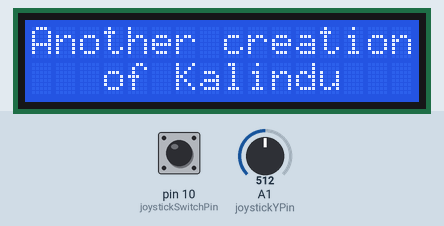
Recording of a sketch running on a simulated Arduino Uno, built with avr-gcc and run on an emulated ATmega328P. Parts: 16×2 character LCD. Inputs (shaded band) come from the test bench; at power-on: A1 (joystickYPin) = 512, pin 10 (joystickSwitchPin) HIGH. No radio packets arrive unless stated; what the sketch prints to the serial monitor is not drawn.

Above: at 3.1 s.
At 7.2 s:
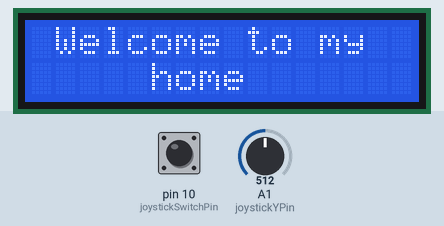
7.3 s: A1 (joystickYPin) set to 791
10.3 s: A1 (joystickYPin) set to 813
At 11.6 s:
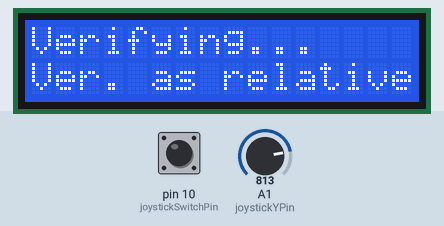
12.3 s: pin 10 (joystickSwitchPin) pulled LOW for 3.2 s
At 15.1 s:
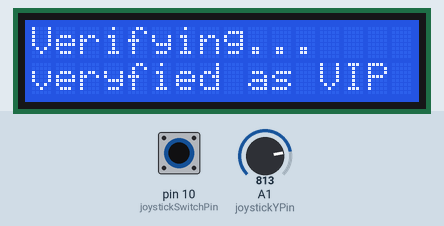
18.5 s: A1 (joystickYPin) set to 190
21.5 s: A1 (joystickYPin) set to 210
24.5 s: pin 10 (joystickSwitchPin) pulled LOW for 1 s
At 25.0 s:
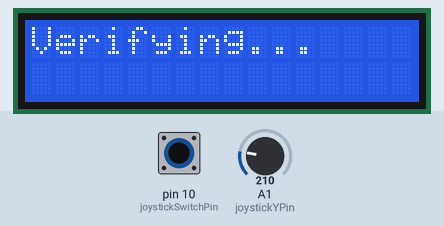
Timing chart, 0 to 27.5 s (numbered marks = the images above; inputs shaded):
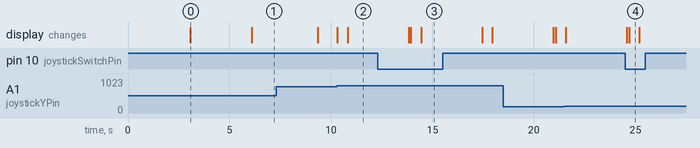

Measured:
- the behaviour switches between 800 and 801 on A1 (joystickYPin) (found by bisection; images 1 and 2)
- after the input at 10.3 s, the display: first changes at once (image 2 shows a later state)
- after the input at 12.3 s, the display: first differs from a run without the input after 2.1 s (image 3)
- after the input at 24.5 s, the display: first differs from a run without the input after 0.19 s (image 4)
- what the display in image 0 shows lasts 3.0 s, from 3.1 s to 6.1 s
- what the display in image 4 shows lasts 0.5 s, from 24.7 s to 25.2 s

The sketch:

Transmitter_arduino_uno_board_code.ino
```cpp
#include <SPI.h>
#include <nRF24L01.h>
#include <RF24.h>
#include <Wire.h>
#include <LiquidCrystal.h>

#define buttonPin1 3

RF24 radio(9, 8); // CE, CSN
LiquidCrystal lcd(3, 2, 4, 5, 6, 7); // RS, Enable, D4, D5, D6, D7


const byte address[6] = "00002";

const int joystickXPin = A0; // Joystick X-axis connected to analog pin A0
const int joystickYPin = A1; // Joystick Y-axis connected to analog pin A1
const int joystickSwitchPin = 10; // Joystick switch connected to digital pin 2

void setup() {

  Serial.begin(9600);
  radio.begin();
  radio.openWritingPipe(address);
  radio.setPALevel(RF24_PA_MIN);
  radio.stopListening();
  lcd.begin(16, 2); // Initialize the LCD
  lcd.print("     Smart      ");
  lcd.setCursor(0, 1);
  lcd.print("   Door Bell    ");
  delay(3000);
  lcd.clear();
  lcd.print("Another creation");
  lcd.setCursor(0, 1);
  lcd.print("   of Kalindu   ");
  delay(3000);
  lcd.clear();


}
void loop() {

  int a = 100;

 for (int i = 1; i <= 30; i++) {
  lcd.clear();
  lcd.print(" Welcome to my ");
  lcd.setCursor(0, 1);
  lcd.print("     home      ");
  delay(a);
  lcd.clear();

  input();
 }

 for (int i = 1; i <= 30; i++) {
  lcd.clear();
  lcd.print("   If are you   ");
  lcd.setCursor(0, 1);
  lcd.print("   relative     ");
  delay(100);
  lcd.clear();

  input();
 }

 for (int i = 1; i <= 30; i++) {
  lcd.clear();
  lcd.print(" Please up the  ");
  lcd.setCursor(0, 1);
  lcd.print("    jokystic    ");
  delay(a);
  lcd.clear();

  input();
 }

 for (int i = 1; i <= 30; i++) {
    lcd.clear();
  lcd.print("   If are you   ");
  lcd.setCursor(0, 1);
  lcd.print("     guest      ");
  delay(100);
  lcd.clear();

  input();

 }

 for (int i = 1; i <= 30; i++) {
  lcd.clear();
  lcd.print("Please down the");
  lcd.setCursor(0, 1);
  lcd.print("    jokystic    ");
  delay(a);
  lcd.clear();

  input();

 }


}

void input(){

  int joystickSwitchState = digitalRead(joystickSwitchPin);
  int joystickYValue = analogRead(joystickYPin);
  int buttonState1;


    if (joystickSwitchState == 0)
  {
     buttonState1 = 1;
    Serial.println(buttonState1);
    radio.write(&buttonState1, sizeof(buttonState1));
    Serial.println(buttonState1);
    lcd.clear();
    lcd.setCursor(0, 0);
    lcd.print("Verifying...");
    lcd.setCursor(0, 1);
    delay(500);
    lcd.print("veryfied as VIP");
    delay(3000);
    lcd.clear();


   }


  if (joystickYValue > 800) {
     buttonState1 = 3;
  radio.write(&buttonState1, sizeof(buttonState1));
  Serial.println(buttonState1);
    lcd.clear();
    lcd.setCursor(0, 0);
    lcd.print("Verifying...");
    lcd.setCursor(0, 1);
    delay(500);
    lcd.print("Ver. as relative");
    delay(3000);
    lcd.clear();

 }


  if(joystickYValue < 200) {
     buttonState1 = 5;
    radio.write(&buttonState1, sizeof(buttonState1));
    Serial.println(buttonState1);
    lcd.clear();
    lcd.setCursor(0, 0);
    lcd.print("Verifying...");
    lcd.setCursor(0, 1);
    delay(500);
    lcd.print("veryfi. as guest");
    delay(3000);
    lcd.clear();

  }

}
```
